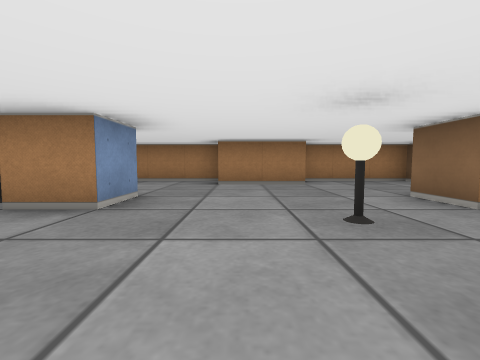
[1] (above)

12 first-person views from a walk through a cub3D level. The camera is about half as high as the walls, tilts 4° down and sees 90° across. The floor is counted in squares. Each view is taken from the middle of a square. On the plan, view 1 faces up. The plan holds only what a view shows up to about 9 squares ahead; the rest is blank.

[2]
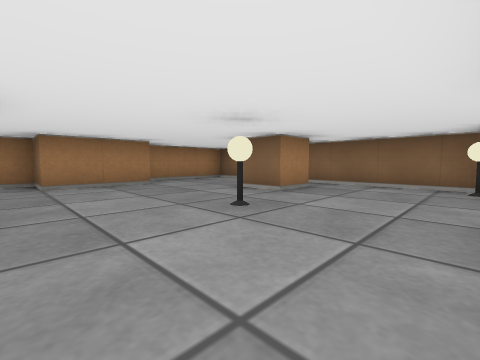

[3]
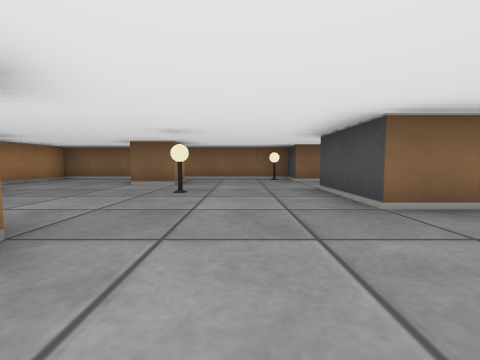

[4]
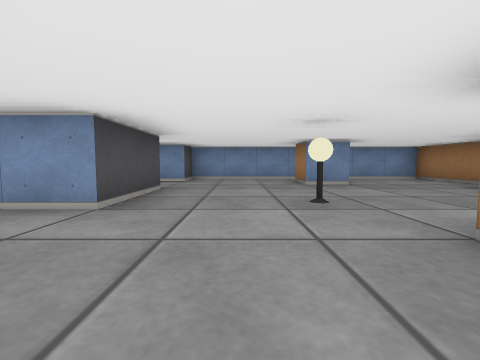

[5]
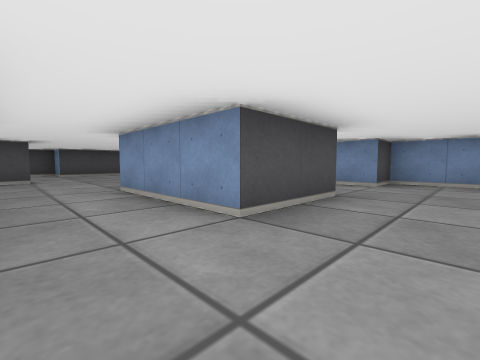

[6]
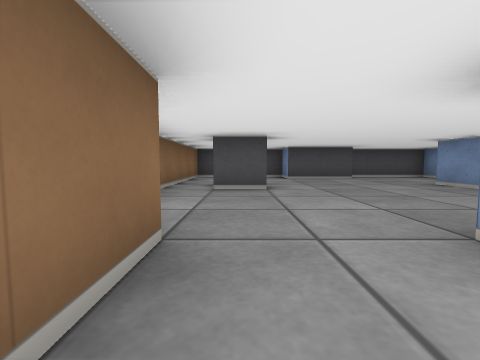

[7]
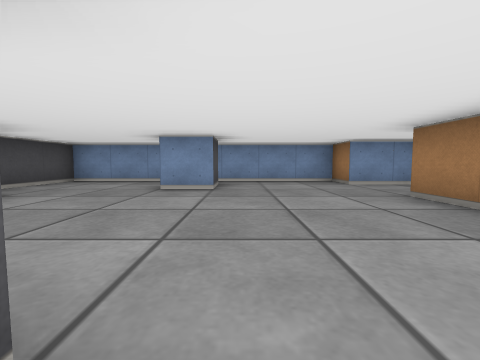

[8]
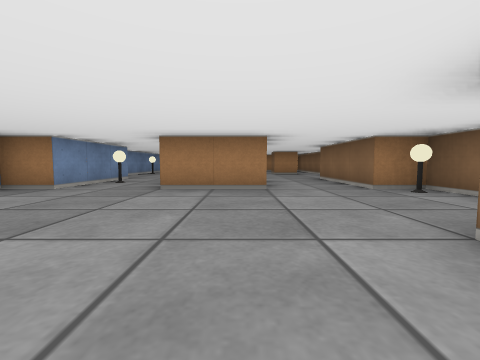

[9]
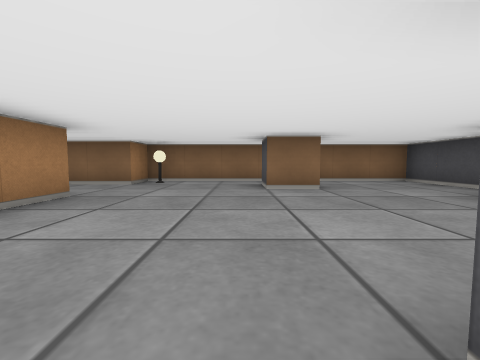

[10]
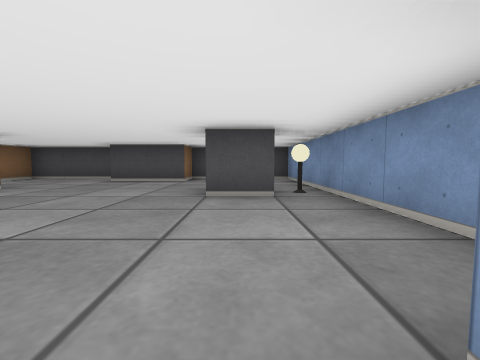

[11]
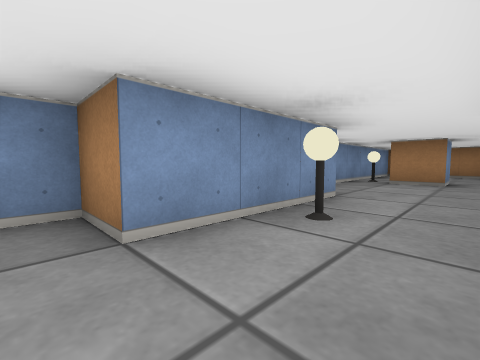

[12]
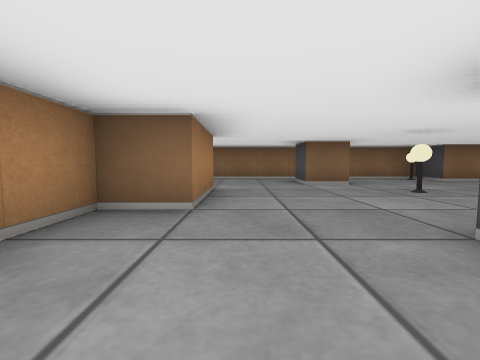

### Floor plan
Points are (right, up) in squares from view 1. A wall is a line through its corners. A room is listed if a view was taken in it or the views show most of it. See-through windows are left out.
Room 1 (views 1, 2, 3, 4, 5, 12)
walls: (-1.5, 3.6) (-1.5, 2.5) (-2.5, 2.5); (1.6, 5.5) (-0.5, 5.5) (-0.5, 6.5) (-3.5, 6.5) (-3.5, -0.5) (-2.5, -0.5); (-0.5, -0.5) (1.5, -0.5); (3.5, 2.5) (2.5, 2.5) (2.5, 3.5) (3.5, 3.5); (3.5, -0.5) (4.5, -0.5) (4.5, 6.5) (1.8, 6.5)
ways out: opening at (0.5, -1) to room 2
objects: lamp (-3, 3); lamp (1, 2); lamp (4, 0)
Room 2 (views 6, 7, 8, 9, 10, 11)
walls: (-2.5, -6.5) (-1.5, -6.5) (-1.5, -7.5); (2.5, -7.6) (2.5, -6.5) (3.5, -6.5); (-0.5, -1.6) (-0.5, -0.5); (1.5, -0.5) (1.5, -3.5) (-0.5, -3.5); (-2.5, -0.5) (-2.5, -3.5) (-3.5, -3.5) (-3.5, -10.5) (-0.5, -10.5) (-0.5, -9.5) (1.5, -9.5) (1.5, -10.5) (4.5, -10.5) (4.5, -3.5) (3.5, -3.5) (3.5, -0.5)
ways out: opening at (0.5, -1) to room 1
objects: lamp (-3, -7); lamp (-2, -2); lamp (4, -4)

Positions as (right, up) in squares from view 1, and headings:
1: (0, 0), facing up
2: (-1, 0), facing up-right
3: (-3, 1), facing right
4: (4, 1), facing left
5: (3, 1), facing down-left
6: (3, -2), facing down
7: (3, -6), facing left
8: (1, -8), facing up
9: (-2, -6), facing right
10: (-2, -3), facing down
11: (-1, -4), facing up-left
12: (-3, 5), facing right
